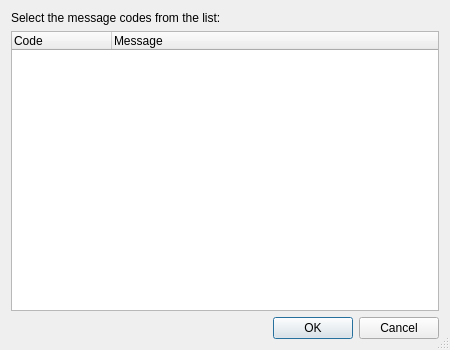
<?xml version="1.0" encoding="UTF-8"?>
<ui version="4.0">
 <class>CodeStyleCodeSelectionDialog</class>
 <widget class="QDialog" name="CodeStyleCodeSelectionDialog">
  <property name="geometry">
   <rect>
    <x>0</x>
    <y>0</y>
    <width>450</width>
    <height>350</height>
   </rect>
  </property>
  <property name="windowTitle">
   <string>Code Style Message Codes</string>
  </property>
  <property name="sizeGripEnabled">
   <bool>true</bool>
  </property>
  <layout class="QVBoxLayout" name="verticalLayout">
   <item>
    <widget class="QLabel" name="label">
     <property name="text">
      <string>Select the message codes from the list:</string>
     </property>
    </widget>
   </item>
   <item>
    <widget class="QTreeWidget" name="codeTable">
     <property name="toolTip">
      <string>Select the message codes from this table</string>
     </property>
     <property name="editTriggers">
      <set>QAbstractItemView::NoEditTriggers</set>
     </property>
     <property name="alternatingRowColors">
      <bool>true</bool>
     </property>
     <property name="selectionMode">
      <enum>QAbstractItemView::ExtendedSelection</enum>
     </property>
     <property name="selectionBehavior">
      <enum>QAbstractItemView::SelectRows</enum>
     </property>
     <property name="rootIsDecorated">
      <bool>false</bool>
     </property>
     <property name="allColumnsShowFocus">
      <bool>true</bool>
     </property>
     <property name="wordWrap">
      <bool>true</bool>
     </property>
     <column>
      <property name="text">
       <string>Code</string>
      </property>
     </column>
     <column>
      <property name="text">
       <string>Message</string>
      </property>
     </column>
    </widget>
   </item>
   <item>
    <widget class="QDialogButtonBox" name="buttonBox">
     <property name="orientation">
      <enum>Qt::Horizontal</enum>
     </property>
     <property name="standardButtons">
      <set>QDialogButtonBox::Cancel|QDialogButtonBox::Ok</set>
     </property>
    </widget>
   </item>
  </layout>
 </widget>
 <tabstops>
  <tabstop>codeTable</tabstop>
  <tabstop>buttonBox</tabstop>
 </tabstops>
 <resources/>
 <connections>
  <connection>
   <sender>buttonBox</sender>
   <signal>accepted()</signal>
   <receiver>CodeStyleCodeSelectionDialog</receiver>
   <slot>accept()</slot>
   <hints>
    <hint type="sourcelabel">
     <x>227</x>
     <y>279</y>
    </hint>
    <hint type="destinationlabel">
     <x>157</x>
     <y>274</y>
    </hint>
   </hints>
  </connection>
  <connection>
   <sender>buttonBox</sender>
   <signal>rejected()</signal>
   <receiver>CodeStyleCodeSelectionDialog</receiver>
   <slot>reject()</slot>
   <hints>
    <hint type="sourcelabel">
     <x>295</x>
     <y>285</y>
    </hint>
    <hint type="destinationlabel">
     <x>286</x>
     <y>274</y>
    </hint>
   </hints>
  </connection>
 </connections>
</ui>
